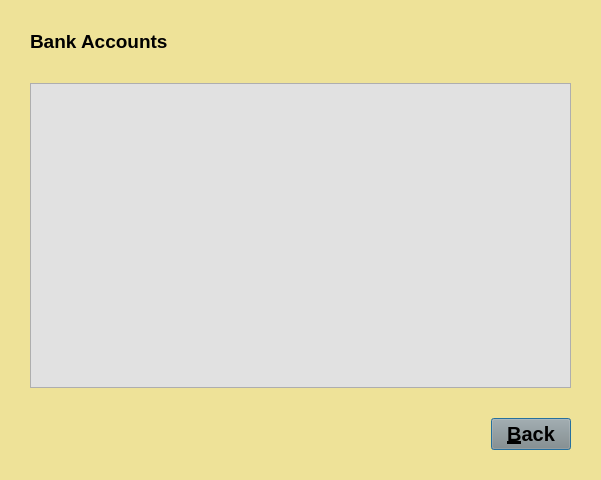
<?xml version="1.0" encoding="UTF-8"?>
<ui version="4.0">
 <class>ViewAccount</class>
 <widget class="QDialog" name="ViewAccount">
  <property name="windowModality">
   <enum>Qt::WindowModal</enum>
  </property>
  <property name="geometry">
   <rect>
    <x>0</x>
    <y>0</y>
    <width>601</width>
    <height>480</height>
   </rect>
  </property>
  <property name="font">
   <font>
    <pointsize>14</pointsize>
   </font>
  </property>
  <property name="windowTitle">
   <string>Expense Tracker</string>
  </property>
  <property name="styleSheet">
   <string notr="true">background-color: rgb(238, 226,152);</string>
  </property>
  <property name="modal">
   <bool>true</bool>
  </property>
  <layout class="QVBoxLayout" name="verticalLayout">
   <property name="spacing">
    <number>30</number>
   </property>
   <property name="leftMargin">
    <number>30</number>
   </property>
   <property name="topMargin">
    <number>30</number>
   </property>
   <property name="rightMargin">
    <number>30</number>
   </property>
   <property name="bottomMargin">
    <number>30</number>
   </property>
   <item>
    <widget class="QLabel" name="labelHeading">
     <property name="font">
      <font>
       <pointsize>14</pointsize>
       <bold>true</bold>
      </font>
     </property>
     <property name="styleSheet">
      <string notr="true"/>
     </property>
     <property name="text">
      <string>Bank Accounts</string>
     </property>
     <property name="alignment">
      <set>Qt::AlignLeading|Qt::AlignLeft|Qt::AlignVCenter</set>
     </property>
    </widget>
   </item>
   <item>
    <widget class="QTableView" name="tableView">
     <property name="font">
      <font>
       <pointsize>14</pointsize>
      </font>
     </property>
     <property name="styleSheet">
      <string notr="true">background-color: rgb(225, 225,225);</string>
     </property>
     <property name="sizeAdjustPolicy">
      <enum>QAbstractScrollArea::AdjustToContents</enum>
     </property>
     <property name="editTriggers">
      <set>QAbstractItemView::NoEditTriggers</set>
     </property>
     <property name="alternatingRowColors">
      <bool>false</bool>
     </property>
     <property name="selectionMode">
      <enum>QAbstractItemView::SingleSelection</enum>
     </property>
     <property name="selectionBehavior">
      <enum>QAbstractItemView::SelectRows</enum>
     </property>
     <property name="sortingEnabled">
      <bool>false</bool>
     </property>
     <property name="cornerButtonEnabled">
      <bool>false</bool>
     </property>
     <attribute name="horizontalHeaderCascadingSectionResizes">
      <bool>true</bool>
     </attribute>
     <attribute name="horizontalHeaderMinimumSectionSize">
      <number>50</number>
     </attribute>
     <attribute name="horizontalHeaderDefaultSectionSize">
      <number>50</number>
     </attribute>
     <attribute name="horizontalHeaderStretchLastSection">
      <bool>true</bool>
     </attribute>
     <attribute name="verticalHeaderVisible">
      <bool>false</bool>
     </attribute>
     <attribute name="verticalHeaderStretchLastSection">
      <bool>false</bool>
     </attribute>
    </widget>
   </item>
   <item>
    <layout class="QHBoxLayout" name="horizontalLayout">
     <item>
      <spacer name="horizontalSpacer">
       <property name="orientation">
        <enum>Qt::Horizontal</enum>
       </property>
       <property name="sizeHint" stdset="0">
        <size>
         <width>40</width>
         <height>20</height>
        </size>
       </property>
      </spacer>
     </item>
     <item>
      <widget class="QPushButton" name="buttonBack">
       <property name="font">
        <font>
         <pointsize>15</pointsize>
         <bold>true</bold>
        </font>
       </property>
       <property name="styleSheet">
        <string notr="true">background-color: rgb(136, 138, 133);
</string>
       </property>
       <property name="text">
        <string>&amp;Back</string>
       </property>
       <property name="icon">
        <iconset resource="../src/resource.qrc">
         <normaloff>:/icons/icons/back.png</normaloff>:/icons/icons/back.png</iconset>
       </property>
      </widget>
     </item>
    </layout>
   </item>
  </layout>
 </widget>
 <resources>
  <include location="../src/resource.qrc"/>
 </resources>
 <connections>
  <connection>
   <sender>buttonBack</sender>
   <signal>clicked()</signal>
   <receiver>ViewAccount</receiver>
   <slot>close()</slot>
   <hints>
    <hint type="sourcelabel">
     <x>319</x>
     <y>433</y>
    </hint>
    <hint type="destinationlabel">
     <x>319</x>
     <y>239</y>
    </hint>
   </hints>
  </connection>
 </connections>
</ui>
